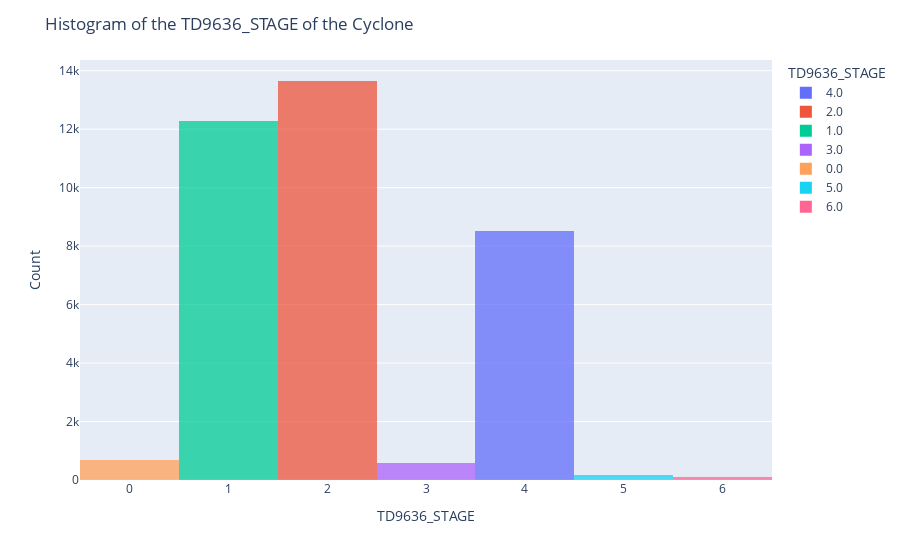

Notebook cell for this chart:
### Code cell
plot_distribution_target(target_train_copy, "TD9636_STAGE")

### Figure 1 — Plotly figure (JSON) as saved in the notebook; plotly's stock layout.template omitted (floating-point values rounded to 4 significant figures; data arrays with more than 128 entries replaced by an {"elided": "..."} marker saying what was removed)
{"data": [{"alignmentgroup": "True", "bingroup": "x", "hovertemplate": "TD9636_STAGE=%{x}<br>count=%{y}<extra></extra>", "legendgroup": "4.0", "marker": {"color": "#636efa", "opacity": 0.75, "pattern": {"shape": ""}}, "name": "4.0", "offsetgroup": "4.0", "orientation": "v", "showlegend": true, "type": "histogram", "x": {"elided": "8506 int values"}, "xaxis": "x", "yaxis": "y"}, {"alignmentgroup": "True", "bingroup": "x", "hovertemplate": "TD9636_STAGE=%{x}<br>count=%{y}<extra></extra>", "legendgroup": "2.0", "marker": {"color": "#EF553B", "opacity": 0.75, "pattern": {"shape": ""}}, "name": "2.0", "offsetgroup": "2.0", "orientation": "v", "showlegend": true, "type": "histogram", "x": {"elided": "13650 int values"}, "xaxis": "x", "yaxis": "y"}, {"alignmentgroup": "True", "bingroup": "x", "hovertemplate": "TD9636_STAGE=%{x}<br>count=%{y}<extra></extra>", "legendgroup": "1.0", "marker": {"color": "#00cc96", "opacity": 0.75, "pattern": {"shape": ""}}, "name": "1.0", "offsetgroup": "1.0", "orientation": "v", "showlegend": true, "type": "histogram", "x": {"elided": "12295 int values"}, "xaxis": "x", "yaxis": "y"}, {"alignmentgroup": "True", "bingroup": "x", "hovertemplate": "TD9636_STAGE=%{x}<br>count=%{y}<extra></extra>", "legendgroup": "3.0", "marker": {"color": "#ab63fa", "opacity": 0.75, "pattern": {"shape": ""}}, "name": "3.0", "offsetgroup": "3.0", "orientation": "v", "showlegend": true, "type": "histogram", "x": {"elided": "591 int values"}, "xaxis": "x", "yaxis": "y"}, {"alignmentgroup": "True", "bingroup": "x", "hovertemplate": "TD9636_STAGE=%{x}<br>count=%{y}<extra></extra>", "legendgroup": "0.0", "marker": {"color": "#FFA15A", "opacity": 0.75, "pattern": {"shape": ""}}, "name": "0.0", "offsetgroup": "0.0", "orientation": "v", "showlegend": true, "type": "histogram", "x": {"elided": "700 int values"}, "xaxis": "x", "yaxis": "y"}, {"alignmentgroup": "True", "bingroup": "x", "hovertemplate": "TD9636_STAGE=%{x}<br>count=%{y}<extra></extra>", "legendgroup": "5.0", "marker": {"color": "#19d3f3", "opacity": 0.75, "pattern": {"shape": ""}}, "name": "5.0", "offsetgroup": "5.0", "orientation": "v", "showlegend": true, "type": "histogram", "x": {"elided": "176 int values"}, "xaxis": "x", "yaxis": "y"}, {"alignmentgroup": "True", "bingroup": "x", "hovertemplate": "TD9636_STAGE=%{x}<br>count=%{y}<extra></extra>", "legendgroup": "6.0", "marker": {"color": "#FF6692", "opacity": 0.75, "pattern": {"shape": ""}}, "name": "6.0", "offsetgroup": "6.0", "orientation": "v", "showlegend": true, "type": "histogram", "x": [6, 6, 6, 6, 6, 6, 6, 6, 6, 6, 6, 6, 6, 6, 6, 6, 6, 6, 6, 6, 6, 6, 6, 6, 6, 6, 6, 6, 6, 6, 6, 6, 6, 6, 6, 6, 6, 6, 6, 6, 6, 6, 6, 6, 6, 6, 6, 6, 6, 6, 6, 6, 6, 6, 6, 6, 6, 6, 6, 6, 6, 6, 6, 6, 6, 6, 6, 6, 6, 6, 6, 6, 6, 6, 6, 6, 6, 6, 6, 6, 6, 6, 6, 6, 6, 6, 6, 6, 6, 6, 6, 6, 6, 6, 6, 6, 6, 6, 6, 6, 6, 6], "xaxis": "x", "yaxis": "y"}], "layout": {"barmode": "relative", "legend": {"title": {"text": "TD9636_STAGE"}, "tracegroupgap": 0}, "margin": {"t": 60}, "title": {"text": "Histogram of the TD9636_STAGE of the Cyclone"}, "xaxis": {"anchor": "y", "categoryarray": [4, 2, 1, 3, 0, 5, 6], "categoryorder": "array", "domain": [0, 1], "title": {"text": "TD9636_STAGE"}}, "yaxis": {"anchor": "x", "domain": [0, 1], "title": {"text": "Count"}}}}
